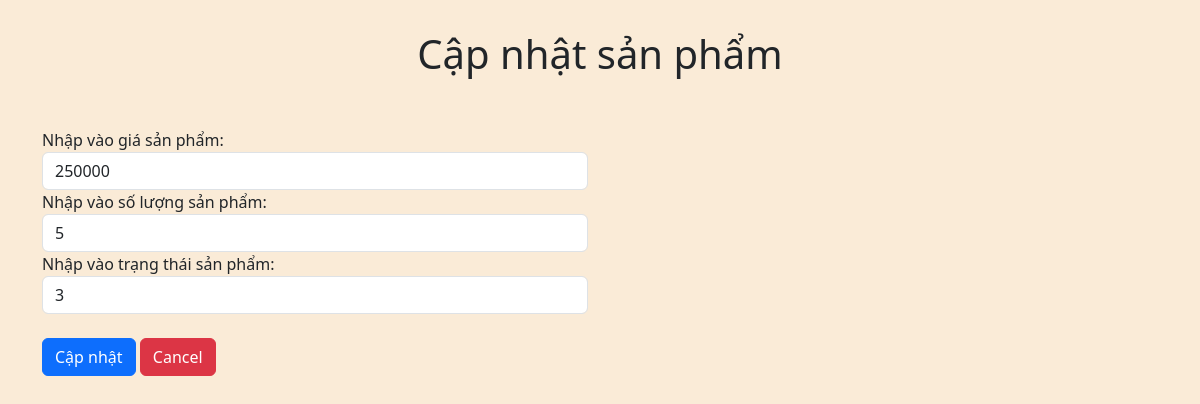
Page /admin/quanlysanpham/update_product.php?task=update&id=11 (signed in) on the committed database.
### tables this page shows
CREATE TABLE `tbl_product` (
  `product_id` int(11) NOT NULL,
  `cate_id` int(11) NOT NULL,
  `product_code` varchar(11) NOT NULL,
  `product_name` varchar(255) NOT NULL,
  `product_color` varchar(255) NOT NULL,
  `product_price` int(11) NOT NULL,
  `product_desc` text NOT NULL,
  `img` varchar(255) NOT NULL,
  `img_hover` varchar(255) NOT NULL,
  `gender` varchar(255) NOT NULL,
  `product_quantity` int(11) NOT NULL,
  `date` timestamp NOT NULL DEFAULT current_timestamp() ON UPDATE current_timestamp(),
  `status` int(11) NOT NULL
);

### admin/quanlysanpham/update_product.php (the view, shortened to what this page needs)
<?php
    require('../config/config.php');
?>
<html>
    <head>
            <link rel="stylesheet" href="../../assets/css/bootstrap.min.css">
            <link rel="stylesheet" href="../../assets/bootstrap.bundle.min.js">
            <link rel="stylesheet" href="../css/styleadmin.css">
    </head>
    <body style = "background-color: antiquewhite;">
        <div class="container">
            <h1>Cập nhật sản phẩm</h1>
            <div class="row">
                <div class="col-6">
                    <form action="update_product.php" method="post">
                        <?php
                            if(isset($_GET["task"]) && $_GET["task"]=="update") {
                                $id = $_GET["id"];
                                $sql_select = "select * from `tbl_product` where product_id = " .$id;
                                $result = mysqli_query($conn,$sql_select);
                                if(mysqli_num_rows($result)>0) {
                                    while($row = mysqli_fetch_assoc($result)) {
                                        echo "Nhập vào giá sản phẩm:";
                                        echo "<input class='form-control' value ='".$row["product_price"]."' type='text' name='txt_product_price' required id=''>";
                                        echo "Nhập vào số lượng sản phẩm:";
                                        echo "<input class='form-control' value ='".$row["product_quantity"]."' type='text' name='txt_product_quantity' required id=''>";
                                        echo "Nhập vào trạng thái sản phẩm:";
                                        echo "<input class='form-control' value ='".$row["status"]."' type='text' name='txt_status' required id=''>";
                                    }
                                }
                            }
                        ?>
                        <br>
                        <input class="btn btn-primary" name="btn_update" type="submit" value="Cập nhật">
                        <input type="submit" value="Cancel" name="btn_cancel" class="btn btn-danger">
                    </form>
                </div>
            </div>
        </div>
    </body>
</html>

### admin/css/styleadmin.css (style rules this page uses)
h1,h2 { margin-top: 30px; text-align: center; }
.row { margin-top: 50px; }

### rows in the picture
tbl_product: txt_product_price "250000", txt_product_quantity "5", txt_status "3"
